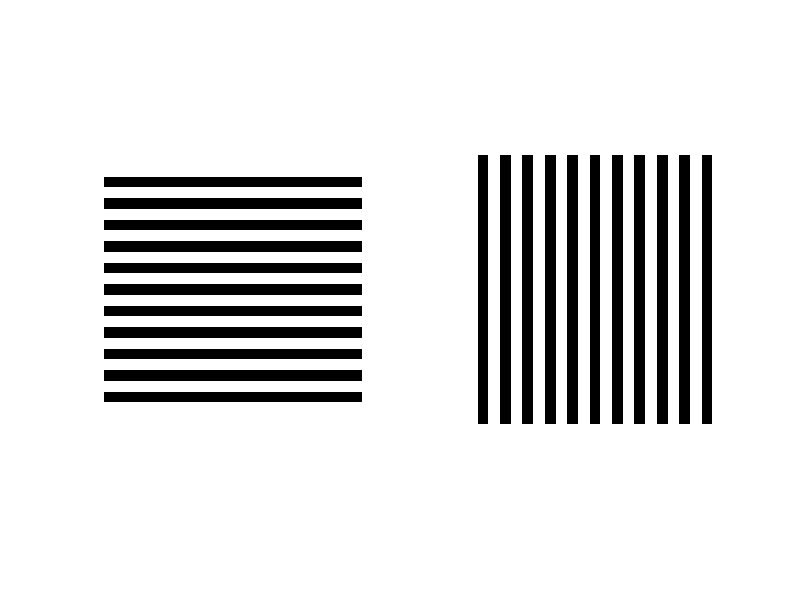

Write the MATLAB code that produced this figure.
%%Asi creamos una matriz de ceros del tamaño que queramos
imgBW = false([400,600])
%Tenemos un bucle for que va desde 1 hasta 600 de 50 en 50
for i=1:50:600
    %%Con esto ponenmos las filas de i hasta i+25 y todas las columnas a 1
    imgBW (i:i+25,:)=true;
end
figure(1);
subplot(1,2,1);
imshow(imgBW);
%%Una manera de invertirlo es usar el operando " ' " que nos devuelve la
%%traspuesta de una matriz
subplot(1,2,2);
imshow(imgBW')